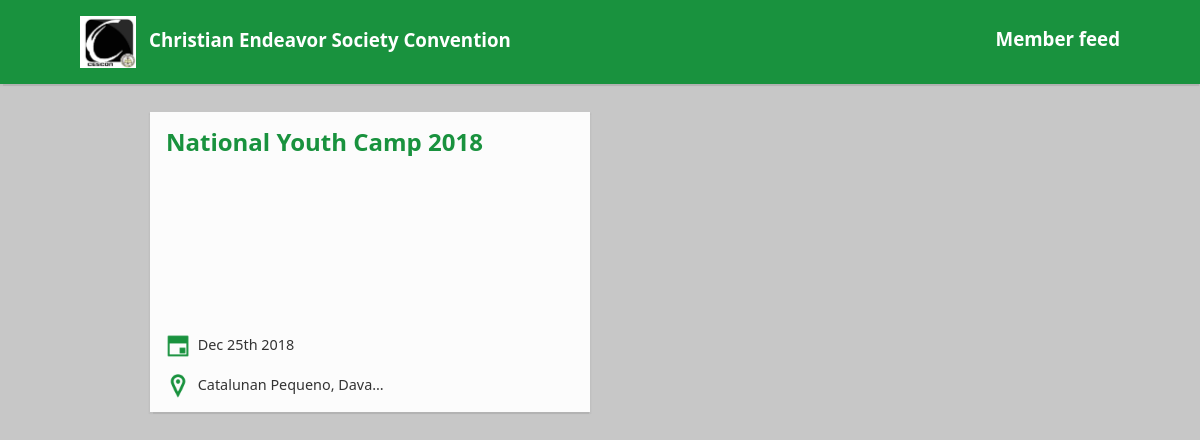
Page /member_reservation/feed.php on the committed database.
### tables this page shows
CREATE TABLE `event` (
  `event_id` int(11) NOT NULL,
  `title` varchar(191) NOT NULL,
  `location` varchar(191) NOT NULL,
  `date` timestamp NOT NULL DEFAULT CURRENT_TIMESTAMP ON UPDATE CURRENT_TIMESTAMP,
  `details` varchar(191) NOT NULL,
  `rate` double NOT NULL,
  `branch_id` int(11) NOT NULL
);

### member_reservation/feed.php (the view, shortened to what this page needs)
<?php
require_once('../includes/config/db.php');
$query = "SELECT * FROM event";
$result = $conn->query($query);
?>
<!DOCTYPE html>
<html>
    <head>
        <link rel="stylesheet" media = "all" href="../styles/style.css">
    </head>
    <body>
        <h3 id = "feed-header">
            <img src="../images/logo.jpeg" alt="CESCON logo">
            <span>Member feed</span>
            Christian Endeavor Society Convention
        </h3>
        <div class="content-container" id = "member-feed">
            <?php
            if ($result->num_rows > 0) {
                while($row = $result->fetch_assoc()) {
                    echo   '<a href="event-detail.php?view='.$row['event_id'].'">
                                <div class="list-item" id = "feed-item">
                                    <h2 id = "title">'.$row['title'].'</h2>
                                    <p id="date">
                                        <img src="../images/date.png" alt="">
                                        '.date('M j<\s\up>S</\s\up> Y', strtotime($row['date'])).'
                                    </p>
                                    <p id="location">
                                        <img src="../images/pin.png" alt="">
                                        '.$row['location'].'
                                    </p>
                                </div>
                            </a>';
                }
            }
            ?>
        </div>
    </body>
</html>

### styles/style.css (style rules this page uses)
html { font-family: 'Segoe UI', sans-serif; font-size: 100%; height: fit-content; color: #333333; }
body { margin: 0; padding: 0; overflow-x: hidden; background: rgb(199, 199, 199); height: fit-content; display: grid; align-content: center; position: relative; }
* { box-sizing: border-box; }
h2, h3, h4 { border-left: .1em solid rgb(25, 146, 62); padding: .5rem 0 .5rem 1rem; margin: 0; }
h2 { color: #555555; }
a { text-decoration: none; color: #333333; }
div.content-container { width: 900px; position: relative; margin: auto; padding: 5rem 0 3rem; display: flex; flex-direction: column; }
div.content-container > a { text-decoration: none; color: #333333; }
h2 { position: relative; margin-bottom: 2rem; }
div.list-item, p.list-item { width: 100%; padding: .75rem; background: rgb(230, 230, 230); box-shadow: 0 .1rem .2rem .1rem rgba(0, 0, 0, .1); position: relative; transition: all .07s linear; }
div.list-item p > img { width: 1.5rem; margin-right: .25rem; vertical-align: middle; }
h3#feed-header { width: 100%; border: 0; padding: 1rem 5rem; margin: 0; position: fixed; z-index: 99; background: rgb(25, 146, 62); box-shadow: 0 .1rem .1rem .05rem rgba(0, 0, 0, .1); color: white; }
h3#feed-header > img { width: 3em; margin-right: .5rem; vertical-align: middle; }
h3#feed-header > span { float: right; line-height: 2.5em; }
div#member-feed { padding-top: 7rem; display: flex; flex-direction: row; flex-wrap: wrap; justify-content: space-between; }
div#member-feed > a { width: fit-content; height: fit-content; margin-bottom: 1rem; }
div#feed-item { width: 440px; height: 300px; padding: 1rem; overflow: hidden; margin-bottom: .5rem; outline: none; background: rgb(252, 252, 252); box-shadow: 0 .1rem .1rem .05rem rgba(0, 0, 0, .1); }
h2#title { margin: 0; line-height: 1.75rem; border: none; padding: 0; color: rgb(25, 146, 62); max-height: 7rem; overflow: hidden; text-overflow: ellipsis; white-space: pre-line; }
p#date, p#location { font-size: .9rem; overflow: hidden; text-overflow: ellipsis; white-space: nowrap; }
p#date { position: absolute; bottom: 2.5rem; left: 1rem; }
p#location { position: absolute; bottom: 0; left: 1rem; max-width: 50%; overflow: hidden; text-overflow: ellipsis; white-space: nowrap; }

### rows in the picture
event: title "National Youth Camp 2018", date "Dec 25 th 2018", location "Catalunan Pequeno, Dava…"
